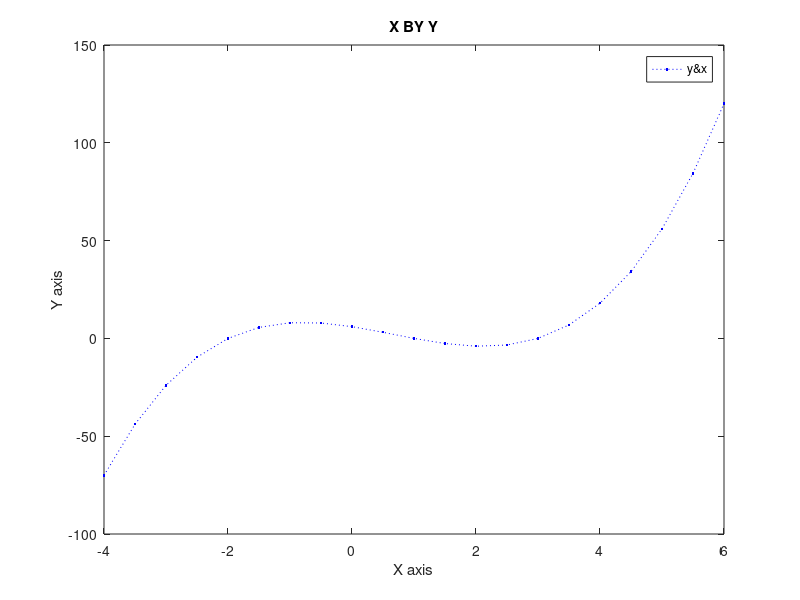

This figure's MATLAB source: (Note: this script raises an error after producing the figure.)
%Brandon Ramirez Lopez
%Lab 12
clc, clear all, format compact
x=-4:.5:6;
y=(x+2).*(x-1).*(x-3);
plot(x,y,':.b')
title('X BY Y')
xlabel('X axis')
ylabel('Y axis')
legend('y&x')
gtext('f(x)=(x+2)(x-1)(x-3)')